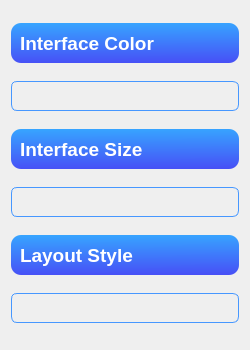
                <widget class="QWidget" name="scrollAreaWidgetContents_5">
                 <property name="geometry">
                  <rect>
                   <x>0</x>
                   <y>0</y>
                   <width>250</width>
                   <height>350</height>
                  </rect>
                 </property>
                 <layout class="QVBoxLayout" name="verticalLayout_18">
                  <item>
                   <widget class="QFrame" name="frame_30">
                    <property name="maximumSize">
                     <size>
                      <width>16777215</width>
                      <height>40</height>
                     </size>
                    </property>
                    <property name="styleSheet">
                     <string notr="true">background-color: qlineargradient(spread:pad, x1:0.502463, y1:0, x2:0.527, y2:1, stop:0 rgba(55, 164, 255, 255), stop:1 rgba(71, 80, 246, 255));
color: rgb(255, 255, 255);
border-radius:10px;</string>
                    </property>
                    <property name="frameShape">
                     <enum>QFrame::StyledPanel</enum>
                    </property>
                    <property name="frameShadow">
                     <enum>QFrame::Raised</enum>
                    </property>
                    <layout class="QHBoxLayout" name="horizontalLayout_20">
                     <item alignment="Qt::AlignLeft">
                      <widget class="QLabel" name="label_13">
                       <property name="minimumSize">
                        <size>
                         <width>0</width>
                         <height>10</height>
                        </size>
                       </property>
                       <property name="font">
                        <font>
                         <pointsize>14</pointsize>
                         <weight>75</weight>
                         <bold>true</bold>
                        </font>
                       </property>
                       <property name="styleSheet">
                        <string notr="true">background:transparent;</string>
                       </property>
                       <property name="text">
                        <string>Interface Color</string>
                       </property>
                      </widget>
                     </item>
                    </layout>
                   </widget>
                  </item>
                  <item>
                   <widget class="QFrame" name="frame_24">
                    <property name="maximumSize">
                     <size>
                      <width>16777215</width>
                      <height>30</height>
                     </size>
                    </property>
                    <property name="styleSheet">
                     <string notr="true">    border-width: 1px;
    border-radius: 6px;
    border:1px solid rgb(70, 151, 255);
 padding: 6px;
color: rgb(0, 0, 0);</string>
                    </property>
                    <property name="frameShape">
                     <enum>QFrame::StyledPanel</enum>
                    </property>
                    <property name="frameShadow">
                     <enum>QFrame::Raised</enum>
                    </property>
                    <layout class="QHBoxLayout" name="horizontalLayout_14"/>
                   </widget>
                  </item>
                  <item>
                   <widget class="QFrame" name="frame_42">
                    <property name="maximumSize">
                     <size>
                      <width>16777215</width>
                      <height>40</height>
                     </size>
                    </property>
                    <property name="styleSheet">
                     <string notr="true">background-color: qlineargradient(spread:pad, x1:0.502463, y1:0, x2:0.527, y2:1, stop:0 rgba(55, 164, 255, 255), stop:1 rgba(71, 80, 246, 255));
color: rgb(255, 255, 255);
border-radius:10px;</string>
                    </property>
                    <property name="frameShape">
                     <enum>QFrame::StyledPanel</enum>
                    </property>
                    <property name="frameShadow">
                     <enum>QFrame::Raised</enum>
                    </property>
                    <layout class="QHBoxLayout" name="horizontalLayout_32">
                     <item alignment="Qt::AlignLeft">
                      <widget class="QLabel" name="label_20">
                       <property name="minimumSize">
                        <size>
                         <width>0</width>
                         <height>10</height>
                        </size>
                       </property>
                       <property name="font">
                        <font>
                         <pointsize>14</pointsize>
                         <weight>75</weight>
                         <bold>true</bold>
                        </font>
                       </property>
                       <property name="styleSheet">
                        <string notr="true">background:transparent;</string>
                       </property>
                       <property name="text">
                        <string>Interface Size</string>
                       </property>
                      </widget>
                     </item>
                    </layout>
                   </widget>
                  </item>
                  <item>
                   <widget class="QFrame" name="frame_32">
                    <property name="maximumSize">
                     <size>
                      <width>16777215</width>
                      <height>30</height>
                     </size>
                    </property>
                    <property name="styleSheet">
                     <string notr="true">    border-width: 1px;
    border-radius: 6px;
    border:1px solid rgb(70, 151, 255);
 padding: 6px;
color: rgb(0, 0, 0);
</string>
                    </property>
                    <property name="frameShape">
                     <enum>QFrame::StyledPanel</enum>
                    </property>
                    <property name="frameShadow">
                     <enum>QFrame::Raised</enum>
                    </property>
                    <layout class="QHBoxLayout" name="horizontalLayout_22"/>
                   </widget>
                  </item>
                  <item>
                   <widget class="QFrame" name="frame_33">
                    <property name="maximumSize">
                     <size>
                      <width>16777215</width>
                      <height>40</height>
                     </size>
                    </property>
                    <property name="styleSheet">
                     <string notr="true">background-color: qlineargradient(spread:pad, x1:0.502463, y1:0, x2:0.527, y2:1, stop:0 rgba(55, 164, 255, 255), stop:1 rgba(71, 80, 246, 255));
color: rgb(255, 255, 255);
border-radius:10px;</string>
                    </property>
                    <property name="frameShape">
                     <enum>QFrame::StyledPanel</enum>
                    </property>
                    <property name="frameShadow">
                     <enum>QFrame::Raised</enum>
                    </property>
                    <layout class="QHBoxLayout" name="horizontalLayout_23">
                     <item alignment="Qt::AlignLeft">
                      <widget class="QLabel" name="label_15">
                       <property name="minimumSize">
                        <size>
                         <width>0</width>
                         <height>10</height>
                        </size>
                       </property>
                       <property name="font">
                        <font>
                         <pointsize>14</pointsize>
                         <weight>75</weight>
                         <bold>true</bold>
                        </font>
                       </property>
                       <property name="styleSheet">
                        <string notr="true">background:transparent;</string>
                       </property>
                       <property name="text">
                        <string>Layout Style</string>
                       </property>
                      </widget>
                     </item>
                    </layout>
                   </widget>
                  </item>
                  <item>
                   <widget class="QFrame" name="frame_34">
                    <property name="maximumSize">
                     <size>
                      <width>16777215</width>
                      <height>30</height>
                     </size>
                    </property>
                    <property name="styleSheet">
                     <string notr="true">    border-width: 1px;
    border-radius: 6px;
    border:1px solid rgb(70, 151, 255);
 padding: 6px;
color: rgb(0, 0, 0);</string>
                    </property>
                    <property name="frameShape">
                     <enum>QFrame::StyledPanel</enum>
                    </property>
                    <property name="frameShadow">
                     <enum>QFrame::Raised</enum>
                    </property>
                    <layout class="QHBoxLayout" name="horizontalLayout_24"/>
                   </widget>
                  </item>
                 </layout>
                </widget>
